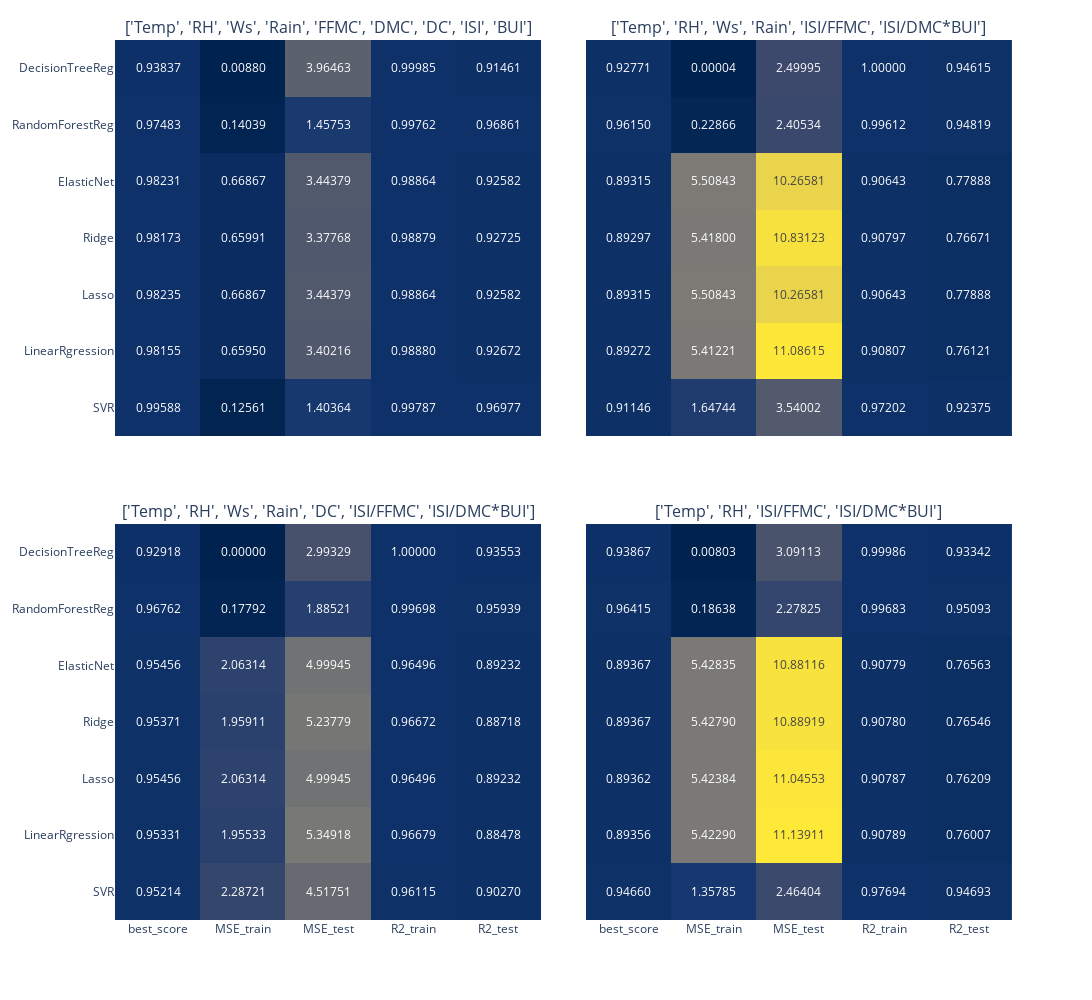

The notebook cell this image was saved under:
### Markdown cell above
# Model Scores Metrices For Output

### Code cell
import plotly.graph_objs as go
import plotly.subplots as sp
import plotly.express as px
import pandas as pd
import plotly.figure_factory as ff

df1 = pd.read_csv('../Regression/tuned_models_raw4_3/model_scores.csv',index_col='model')
df2 = pd.read_csv('../Regression/tuned_models_raw4_4/model_scores.csv',index_col='model')
df3 = pd.read_csv('../Regression/tuned_models_raw4_5/model_scores.csv',index_col='model')
df4 = pd.read_csv('../Regression/tuned_models_raw4_6/model_scores.csv',index_col='model')
#df2=model_scores.set_index('model')

# Create a sample dataframe


# Define the number of rows and columns for the subplot grid
num_rows = 2
num_cols = 2
##########
title1 = ['Temp', 'RH', 'Ws', 'Rain', 'FFMC', 'DMC', 'DC', 'ISI','BUI']
title2 = ['Temp', 'RH', 'Ws', 'Rain', 'ISI/FFMC', 'ISI/DMC*BUI']
title3 = ['Temp', 'RH', 'Ws', 'Rain', 'DC', 'ISI/FFMC', 'ISI/DMC*BUI']
title4 = ['Temp', 'RH', 'ISI/FFMC', 'ISI/DMC*BUI']


# Create a subplot grid with the specified number of rows and columns
fig = sp.make_subplots(rows=num_rows, cols=num_cols,
                       subplot_titles=[f"{title1}",f"{title2}",f"{title3}",f"{title4}"],
                       shared_yaxes=True,
                       shared_xaxes=True,
                       vertical_spacing=0.1,
                      horizontal_spacing=0.05)

fig.add_trace(px.imshow(df1,text_auto='.5f',color_continuous_scale='Cividis', title='').data[0],row=1, col=1)
fig.add_trace(px.imshow(df2,text_auto='.5f',color_continuous_scale='Cividis', title='').data[0],row=1, col=2)    
fig.add_trace(px.imshow(df3,text_auto='.5f',color_continuous_scale='Cividis', title='').data[0],row=2, col=1)    
fig.add_trace(px.imshow(df4,text_auto='.5f',color_continuous_scale='Cividis', title='').data[0],row=2, col=2)    



# Set the title of the subplot grid
fig.update_coloraxes(showscale=False)
fig.update_layout(margin=dict(t=40,pad=0),
                  title_x=0.5,
                  title_font_size=5,
                  coloraxis=dict(colorscale='Cividis'),
                  height=1000,width=1100,
                  paper_bgcolor = "rgba(0,0,0,0)",
                    plot_bgcolor = "rgba(0,0,0,0)",                  
                    margin_autoexpand=True,
                    font=dict(size = 12))

fig.update_yaxes(automargin=True)


fig.show()
pio.write_html(fig,file = '../Regression//model_scores.html')

### Figure 1 — Plotly figure (JSON) as saved in the notebook; plotly's stock layout.template omitted (floating-point values rounded to 4 significant figures)
{"data": [{"coloraxis": "coloraxis", "hovertemplate": "x: %{x}<br>model: %{y}<br>color: %{z}<extra></extra>", "name": "0", "texttemplate": "%{z:.5f}", "type": "heatmap", "x": ["best_score", "MSE_train", "MSE_test", "R2_train", "R2_test"], "xaxis": "x", "y": ["SVR", "LinearRgression", "Lasso", "Ridge", "ElasticNet", "RandomForestReg", "DecisionTreeReg"], "yaxis": "y", "z": [[0.9959, 0.1256, 1.404, 0.9979, 0.9698], [0.9815, 0.6595, 3.402, 0.9888, 0.9267], [0.9824, 0.6687, 3.444, 0.9886, 0.9258], [0.9817, 0.6599, 3.378, 0.9888, 0.9272], [0.9823, 0.6687, 3.444, 0.9886, 0.9258], [0.9748, 0.1404, 1.458, 0.9976, 0.9686], [0.9384, 0.008796, 3.965, 0.9999, 0.9146]]}, {"coloraxis": "coloraxis", "hovertemplate": "x: %{x}<br>model: %{y}<br>color: %{z}<extra></extra>", "name": "0", "texttemplate": "%{z:.5f}", "type": "heatmap", "x": ["best_score", "MSE_train", "MSE_test", "R2_train", "R2_test"], "xaxis": "x2", "y": ["SVR", "LinearRgression", "Lasso", "Ridge", "ElasticNet", "RandomForestReg", "DecisionTreeReg"], "yaxis": "y2", "z": [[0.9115, 1.647, 3.54, 0.972, 0.9238], [0.8927, 5.412, 11.09, 0.9081, 0.7612], [0.8931, 5.508, 10.27, 0.9064, 0.7789], [0.893, 5.418, 10.83, 0.908, 0.7667], [0.8931, 5.508, 10.27, 0.9064, 0.7789], [0.9615, 0.2287, 2.405, 0.9961, 0.9482], [0.9277, 4.412e-05, 2.5, 1.0, 0.9462]]}, {"coloraxis": "coloraxis", "hovertemplate": "x: %{x}<br>model: %{y}<br>color: %{z}<extra></extra>", "name": "0", "texttemplate": "%{z:.5f}", "type": "heatmap", "x": ["best_score", "MSE_train", "MSE_test", "R2_train", "R2_test"], "xaxis": "x3", "y": ["SVR", "LinearRgression", "Lasso", "Ridge", "ElasticNet", "RandomForestReg", "DecisionTreeReg"], "yaxis": "y3", "z": [[0.9521, 2.287, 4.518, 0.9611, 0.9027], [0.9533, 1.955, 5.349, 0.9668, 0.8848], [0.9546, 2.063, 4.999, 0.965, 0.8923], [0.9537, 1.959, 5.238, 0.9667, 0.8872], [0.9546, 2.063, 4.999, 0.965, 0.8923], [0.9676, 0.1779, 1.885, 0.997, 0.9594], [0.9292, 7.93e-36, 2.993, 1, 0.9355]]}, {"coloraxis": "coloraxis", "hovertemplate": "x: %{x}<br>model: %{y}<br>color: %{z}<extra></extra>", "name": "0", "texttemplate": "%{z:.5f}", "type": "heatmap", "x": ["best_score", "MSE_train", "MSE_test", "R2_train", "R2_test"], "xaxis": "x4", "y": ["SVR", "LinearRgression", "Lasso", "Ridge", "ElasticNet", "RandomForestReg", "DecisionTreeReg"], "yaxis": "y4", "z": [[0.9466, 1.358, 2.464, 0.9769, 0.9469], [0.8936, 5.423, 11.14, 0.9079, 0.7601], [0.8936, 5.424, 11.05, 0.9079, 0.7621], [0.8937, 5.428, 10.89, 0.9078, 0.7655], [0.8937, 5.428, 10.88, 0.9078, 0.7656], [0.9641, 0.1864, 2.278, 0.9968, 0.9509], [0.9387, 0.008026, 3.091, 0.9999, 0.9334]]}], "layout": {"annotations": [{"font": {"size": 16}, "showarrow": false, "text": "['Temp', 'RH', 'Ws', 'Rain', 'FFMC', 'DMC', 'DC', 'ISI', 'BUI']", "x": 0.2375, "xanchor": "center", "xref": "paper", "y": 1, "yanchor": "bottom", "yref": "paper"}, {"font": {"size": 16}, "showarrow": false, "text": "['Temp', 'RH', 'Ws', 'Rain', 'ISI/FFMC', 'ISI/DMC*BUI']", "x": 0.7625, "xanchor": "center", "xref": "paper", "y": 1, "yanchor": "bottom", "yref": "paper"}, {"font": {"size": 16}, "showarrow": false, "text": "['Temp', 'RH', 'Ws', 'Rain', 'DC', 'ISI/FFMC', 'ISI/DMC*BUI']", "x": 0.2375, "xanchor": "center", "xref": "paper", "y": 0.45, "yanchor": "bottom", "yref": "paper"}, {"font": {"size": 16}, "showarrow": false, "text": "['Temp', 'RH', 'ISI/FFMC', 'ISI/DMC*BUI']", "x": 0.7625, "xanchor": "center", "xref": "paper", "y": 0.45, "yanchor": "bottom", "yref": "paper"}], "coloraxis": {"colorscale": [[0, "#00224e"], [0.1111, "#123570"], [0.2222, "#3b496c"], [0.3333, "#575d6d"], [0.4444, "#707173"], [0.5556, "#8a8678"], [0.6667, "#a59c74"], [0.7778, "#c3b369"], [0.8889, "#e1cc55"], [1, "#fee838"]], "showscale": false}, "font": {"size": 12}, "height": 1000, "margin": {"autoexpand": true, "pad": 0, "t": 40}, "paper_bgcolor": "rgba(0, 0, 0, 0)", "plot_bgcolor": "rgba(0, 0, 0, 0)", "title": {"font": {"size": 5}, "x": 0.5}, "width": 1100, "xaxis": {"anchor": "y", "autorange": true, "domain": [0, 0.475], "matches": "x3", "range": [-0.5, 4.5], "showticklabels": false, "type": "category"}, "xaxis2": {"anchor": "y2", "autorange": true, "domain": [0.525, 1], "matches": "x4", "range": [-0.5, 4.5], "showticklabels": false, "type": "category"}, "xaxis3": {"anchor": "y3", "autorange": true, "domain": [0, 0.475], "range": [-0.5, 4.5], "type": "category"}, "xaxis4": {"anchor": "y4", "autorange": true, "domain": [0.525, 1], "range": [-0.5, 4.5], "type": "category"}, "yaxis": {"anchor": "x", "automargin": true, "autorange": true, "domain": [0.55, 1], "range": [-0.5, 6.5], "type": "category"}, "yaxis2": {"anchor": "x2", "automargin": true, "autorange": true, "domain": [0.55, 1], "matches": "y", "range": [-0.5, 6.5], "showticklabels": false, "type": "category"}, "yaxis3": {"anchor": "x3", "automargin": true, "autorange": true, "domain": [0, 0.45], "range": [-0.5, 6.5], "type": "category"}, "yaxis4": {"anchor": "x4", "automargin": true, "autorange": true, "domain": [0, 0.45], "matches": "y3", "range": [-0.5, 6.5], "showticklabels": false, "type": "category"}}}
